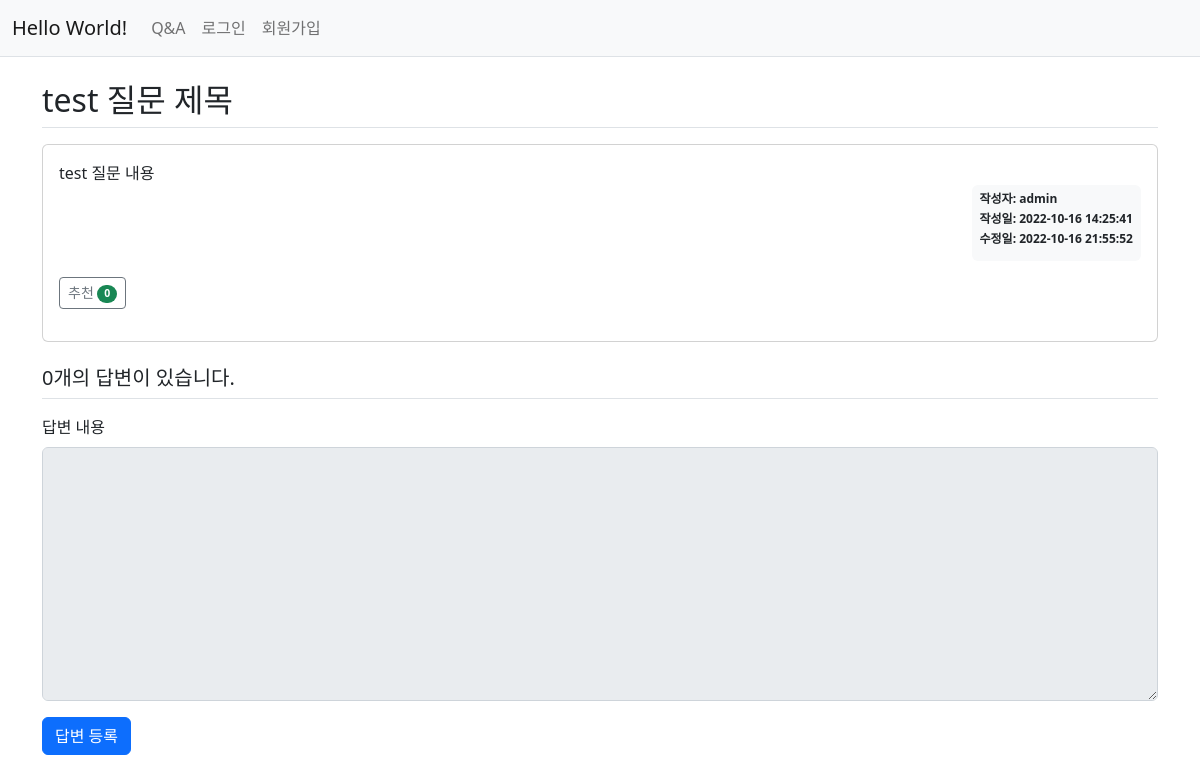
The page /board_qna/450/ on the database as committed earlier.
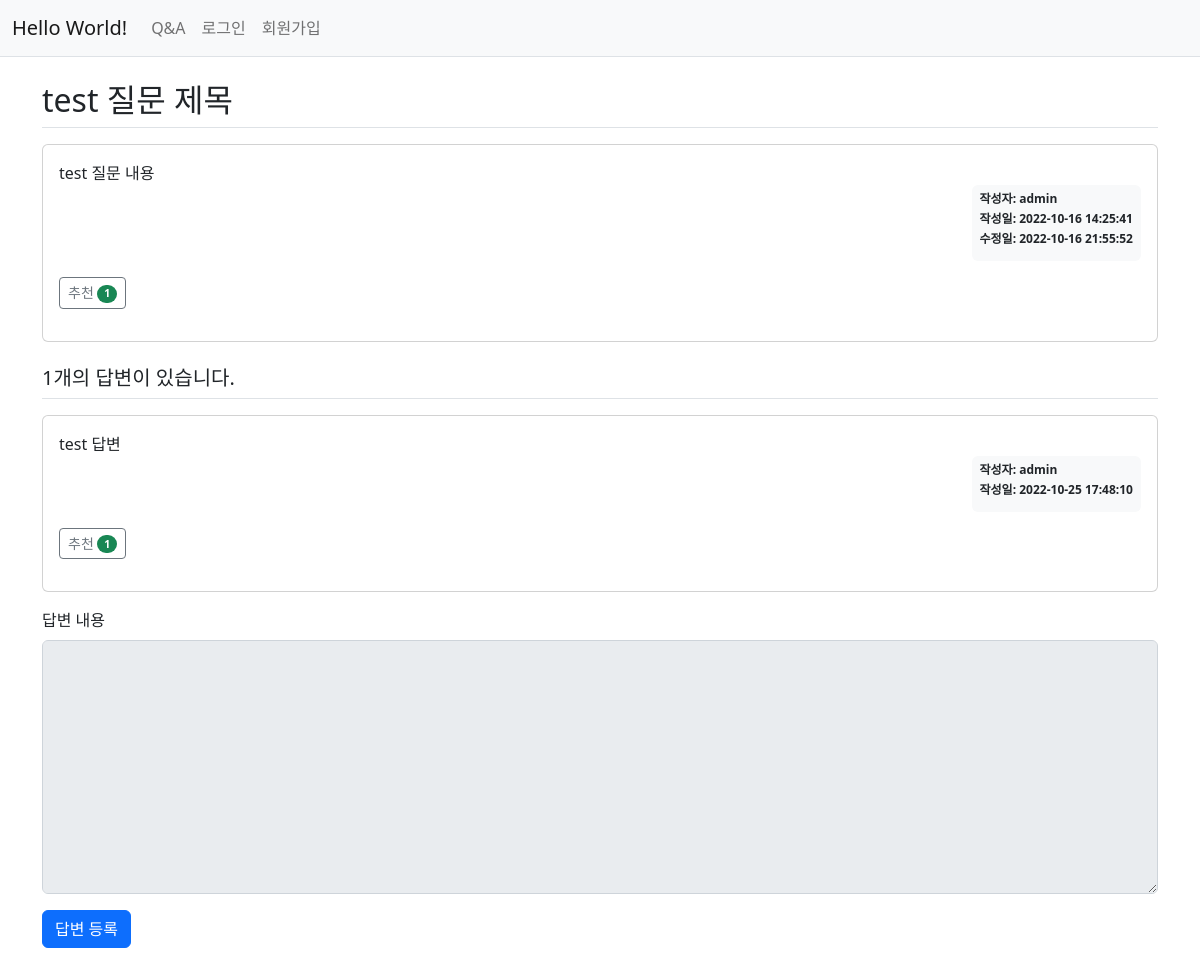
The same page on the database as committed later.
### board_qna/models.py (models this page shows, shortened)
class Question(models.Model):
    user = models.ForeignKey(User, on_delete=models.SET_NULL, null=True, related_name='question_user')
    subject = models.CharField(max_length=200)
    content = models.TextField()
    date_create = models.DateTimeField()
    date_modify = models.DateTimeField(null=True, blank=True)  # null is for DB, blank is for validation
    voter = models.ManyToManyField(User, related_name='question_voter')

class Answer(models.Model):
    user = models.ForeignKey(User, on_delete=models.SET_NULL, null=True, related_name='answer_user')
    question = models.ForeignKey(Question, on_delete=models.CASCADE, related_name='question_answers')
    content = models.TextField()
    date_create = models.DateTimeField()
    date_modify = models.DateTimeField(null=True, blank=True)
    voter = models.ManyToManyField(User, related_name='answer_voter')

### board_qna/views/base.py (the view)
# urls.py: path('<int:question_id>/', base.detail, name='detail'),  # url for listing board_qna
def detail(request, question_id):
    question = get_object_or_404(Question, pk=question_id)  # returns 404 instead of 500 when requested not existing question_id
    context = {'question': question}
    return render(request, 'board_qna/question_detail.html', context)

### templates/board_qna/question_detail.html (shortened to what this page needs)
{% extends 'base.html' %}
{% block content %}
  <div class="container my-3">
    <h2 class="border-bottom py-2">{{ question.subject }}</h2>
    <div class="card my-3">
      <div class="card-body">
        <div class="card-text" style="white-space: pre-line;">{{ question.content }}</div>
        <div class="d-flex justify-content-end">
          <div class="badge bg-light text-dark p-2 text-start">
            <div class="mb-2">작성자: {{ question.user.username }}</div>
            <div class="mb-2">작성일: {{ question.date_create|date:'Y-m-d H:i:s' }}</div>
            {% if question.date_modify %}
              <div class="mb-2">수정일: {{ question.date_modify|date:'Y-m-d H:i:s' }}</div>
            {% endif %}
          </div>
        </div>
        <div class="my-3">
          <button
            class="recommend btn btn-sm btn-outline-secondary"
            data-uri="{% url 'board_qna:question_vote' question.id %}">추천
            <span class="badge rounded-pill bg-success">{{ question.voter.count }}</span>
          </button>
        </div>
      </div>
    </div>
    <h5 class="border-bottom my-3 py-2">{{ question.question_answers.count }}개의 답변이 있습니다.</h5>
    {% for answer in question.question_answers.all %}
      <div class="card my-3">
        <div class="card-body">
          <div class="card-text" style="white-space: pre-line;">{{ answer.content }}</div>
          <div class="d-flex justify-content-end">
            <div class="badge bg-light text-dark p-2 text-start">
              <div class="mb-2">작성자: {{ answer.user.username }}</div>
              <div class="mb-2">작성일: {{ answer.date_create|date:'Y-m-d H:i:s' }}</div>
            </div>
          </div>
          <div class="my-3">
            <button
              class="recommend btn btn-sm btn-outline-secondary"
              data-uri="{% url 'board_qna:answer_vote' answer.id %}">추천
              <span class="badge rounded-pill bg-success">{{ answer.voter.count }}</span>
            </button>
          </div>
        </div>
      </div>
    {% endfor %}
    <form action="{% url 'board_qna:answer_create' question.id %}" method="POST" class="my-3">
      <div class="mb-3">
        <label for="content" class="form-label">답변 내용</label>
        <textarea
          {% if not user.is_authenticated %} disabled {% endif %}
          name="content"
          id="content"
          class="form-control"
          rows="10"></textarea>
      </div>
      <input type="submit" value="답변 등록" class="btn btn-primary">
    </form>
  </div>
{% endblock %}
{% block script %}
  {% load static %}
{% endblock %}

Rows that differ between the two databases and show on the page:
computed for Question "test 질문 제목": voter.count "0" → "1"; question_answers.count "0" → "1"
added Answer: content "test 답변", user.username "admin", date_create "2022-10-25 17:48:10", voter.count "1"
